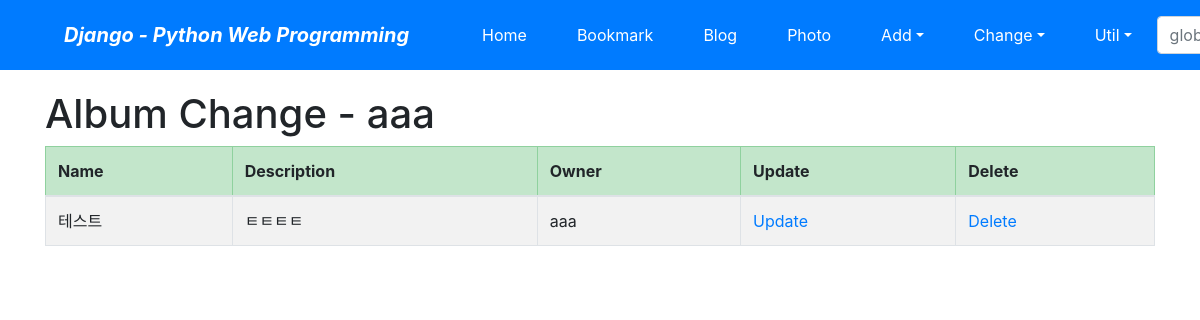
Screenshot of /photo/album/change/ (signed in) with the database file from the repository.
### photo/models.py (models this page shows, shortened)
class Album(models.Model):
  name = models.CharField('NAME', max_length=30)
  description = models.CharField('One Line Description', max_length=100, blank=True)
  owner = models.ForeignKey('auth.User', on_delete=models.CASCADE, verbose_name="OWNER", blank=True, null=True)
  class Meta:
    ordering = ('name',)

### photo/views.py (the view)
# urls.py: path('album/change/', views.AlbumChangeLV.as_view(), name='album_change'),
class AlbumChangeLV(LoginRequiredMixin, ListView):
    model = Album
    template_name = 'photo/album_change_list.html'
    def get_queryset(self):
        return Album.objects.filter(owner=self.request.user)

### templates/photo/album_change_list.html (shortened to what this page needs)
{% extends "base.html" %}
{% block content %}
    <h1>Album Change - {{user}}</h1>
    <table class="table table-striped table-bordered table-condensed">
        <thead>
        <tr class="table-success">
            <th>Name</th>
            <th>Description</th>
            <th>Owner</th>
            <th>Update</th>
            <th>Delete</th>
        </tr>
        </thead>
        <tbody>
        {% for item in object_list %}
        <tr>
            <td>{{ item.name }}</td>
            <td>{{ item.description }}</td>
            <td>{{ item.owner }}</td>
            <td><a href="{% url 'photo:album_update' item.id %}">Update</a></td>
            <td><a href="{% url 'photo:album_delete' item.id %}">Delete</a></td>
        </tr>
        {% endfor %}
        </tbody>
    </table>
{% endblock %}

### rows the page displays
Album: name "테스트", description "ㅌㅌㅌㅌ", owner "aaa"

### other values shown
{{ user }} "aaa"
